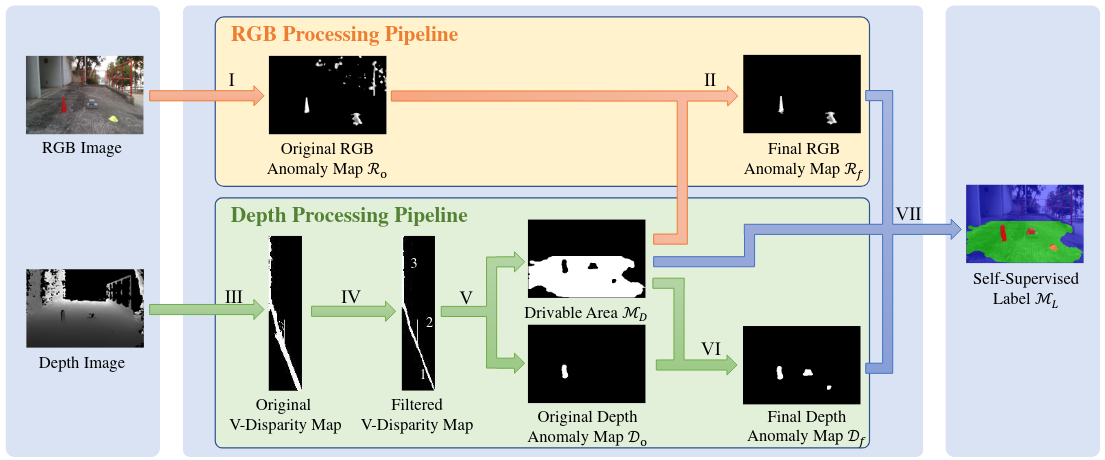
#> input picture datasets/SSLG.png, 1105 x 460 px
$ python -i utils.py   (imports and definitions only)   (older library calls are emulated)
#> lines starting #> are read from the running program, lines starting #| are printed output that depends on the picture; after the words box and inside, x2 and y2 are one past the last pixel; in counts of white or black regions, pixels touching at a corner belong together
#> further down, picture is the input picture: shape (460, 1105, 3); mean B, G, R 191.9, 198.3, 193.8
#> in anomaliesRGBGenertor, `hsv_image = cv2.cvtColor(image, cv2.COLOR_BGR2HSV)`: hsv_image: shape (460, 1105, 3); mean H, S, V 56.4, 32, 209.5
import os, cv2
import numpy as np
from scipy import ndimage
from scipy.ndimage import convolve
from scipy.signal import medfilt2d
from skimage import color
import matplotlib.pyplot as plt
# from numba import jit

# [94 lines left out: functions resizeImage, steerGaussFilterOrder2, getBaseValue, houghTransform, not called in this run]

def getGaussianFilter(shape=(3, 3), sigma=0.5):
    m, n = [(ss - 1.) / 2. for ss in shape]
    y, x = np.ogrid[-m:m + 1, -n:n + 1]
    H = np.exp(-(pow(x, 2) + pow(y, 2)) / (2.*pow(sigma, 2)))
    H[H < np.finfo(H.dtype).eps*H.max()] = 0
    sumh = H.sum()
    if sumh != 0:
        H /= sumh
    return H

def detectAnomalies(image, sigma_s=4, normalize=False):
#> called with sigma_s = 4, normalize = True
    lab = image
    # get size of image
    height, width = lab.shape[:2]
#> height = 460; width = 1105
    # get sigma (the standard deviation of Gaussian function)
    sigma = int(np.ceil(min(height, width) / sigma_s))
#> sigma = 115
    # get kernel size
    kernel_size = 3*sigma + 1
#> kernel_size = 346
    # get Gaussian filter
    gaussian_filter = getGaussianFilter((1, kernel_size), sigma)
    # get specific color channel in LAB space color
    L_channel, A_channel, B_channel = None, None, None
    L_channel = lab[..., 0]
    A_channel = lab[..., 1]
    B_channel = lab[..., 2]
    # apply gaussian filter to each color channel
    gaussian_L, gaussian_A, gaussian_B = None, None, None
    gaussian_L = convolve(L_channel, gaussian_filter, mode='nearest')
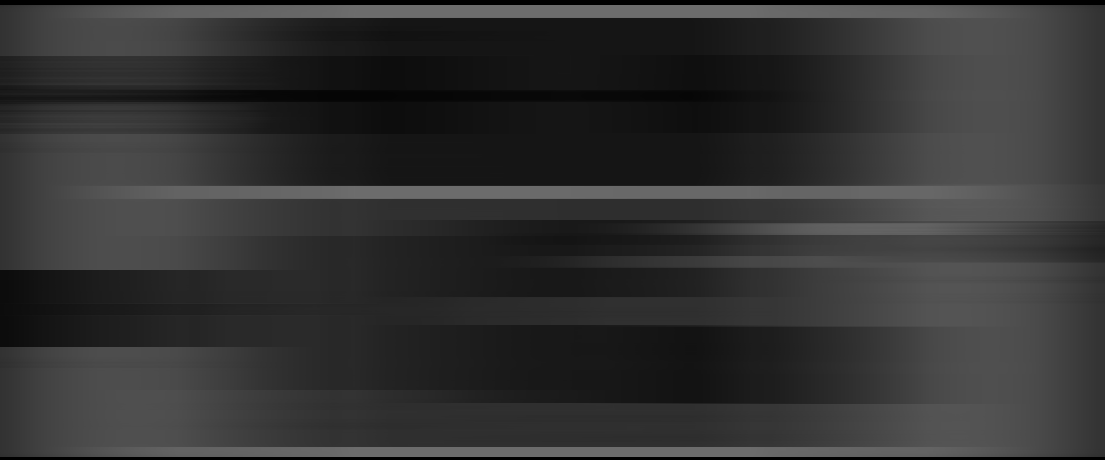
#> gaussian_L: shape (460, 1105); min 0, max 109, mean 50
    gaussian_A = convolve(A_channel, gaussian_filter, mode='nearest')
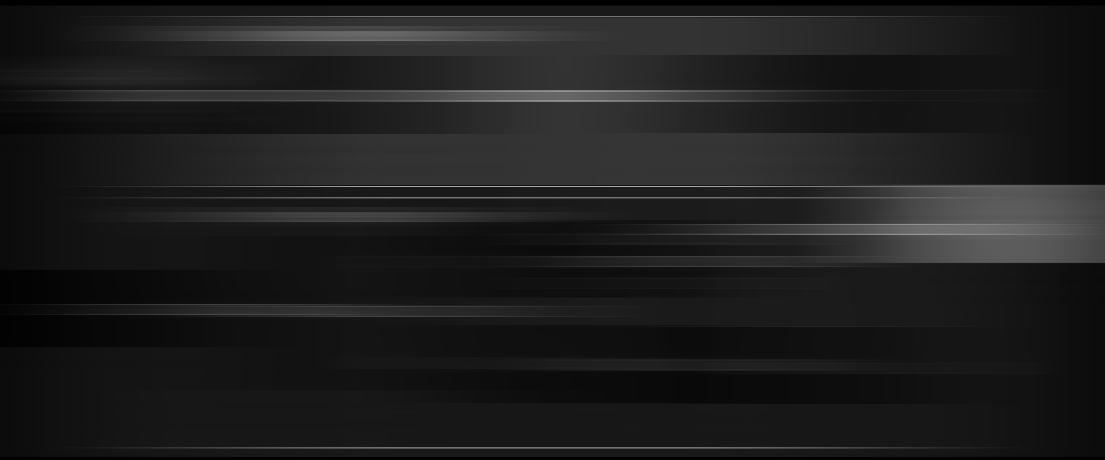
#> gaussian_A: shape (460, 1105); min 0, max 171, mean 29.5
    gaussian_B = convolve(B_channel, gaussian_filter, mode='nearest')

    # get result from Gaussian filter
    filtered_result = None
    filtered_result = pow(np.subtract(L_channel, gaussian_L), 2) \
                    + pow(np.subtract(A_channel, gaussian_A), 2) \
                    + pow(np.subtract(B_channel, gaussian_B), 2)

    # convert range result to 0-255
    filtered_result = cv2.normalize(filtered_result, None, 0, 255, cv2.NORM_MINMAX, cv2.CV_8UC1)

    if normalize==True:
        normalized_result = cv2.normalize(filtered_result, None, 0, 1, cv2.NORM_MINMAX, cv2.CV_8UC1)
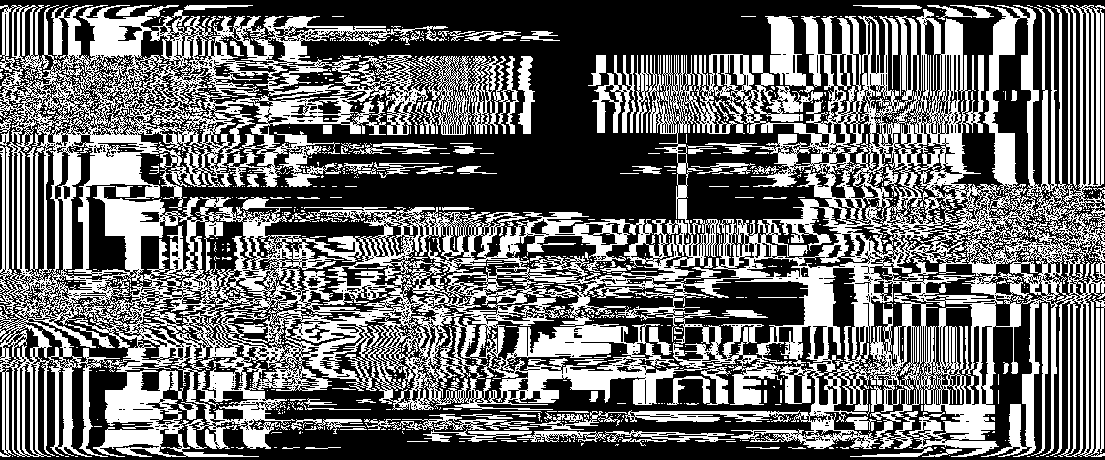
#> normalized_result: shape (460, 1105); values 0 (black) and 1 (white), 41.4% white; 990 white regions (851 under 20 px), largest, box (x1, y1, x2, y2) and area: (0, 5, 1105, 457) 184292, (412, 56, 519, 135) 3316, (765, 16, 814, 93) 1678
        return normalized_result
    else:
        return filtered_result

# @jit(nopython=True)
def anomaliesRGBGenertor(image):
    ## convert image to HSV color
    hsv_image = cv2.cvtColor(image, cv2.COLOR_BGR2HSV)
    ## detect anomalies in HSV image
    anomalies_HSV = detectAnomalies(hsv_image, sigma_s=4, normalize=True)
    ## convert input image to RGB color
    rgb_image = cv2.cvtColor(image, cv2.COLOR_BGR2RGB)
    ## detect anomalies in input image
    anomalies_RGB = detectAnomalies(rgb_image, sigma_s=4, normalize=True)
#> call 2 of detectAnomalies, with sigma_s = 4, normalize = True
#> in detectAnomalies (call 2), `gaussian_B = convolve(B_channel, gaussian_filter, mode='nearest')`:
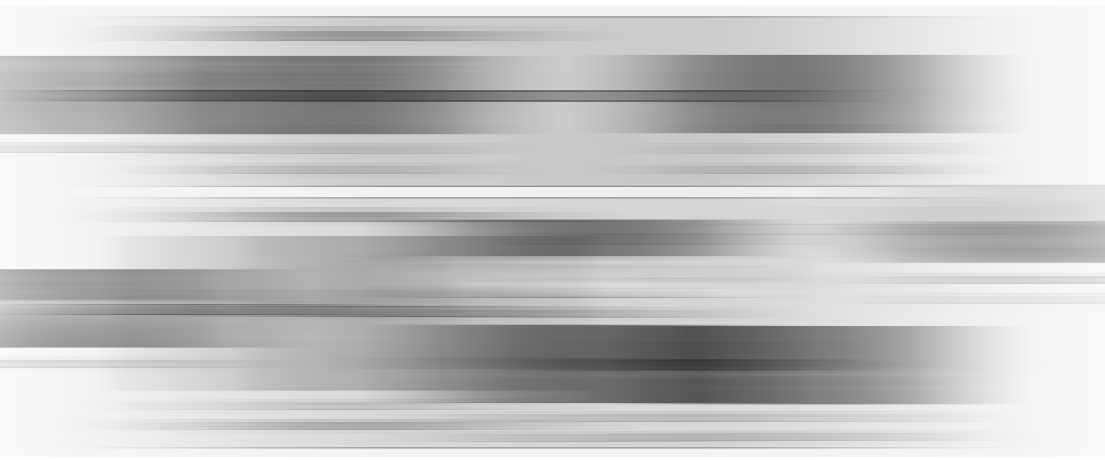
#> gaussian_B: shape (460, 1105); min 54, max 254, mean 193.9
#> in detectAnomalies (call 2), `filtered_result = pow(np.subtract(L_channel, gaussian_L), 2) \ + pow(n..`:
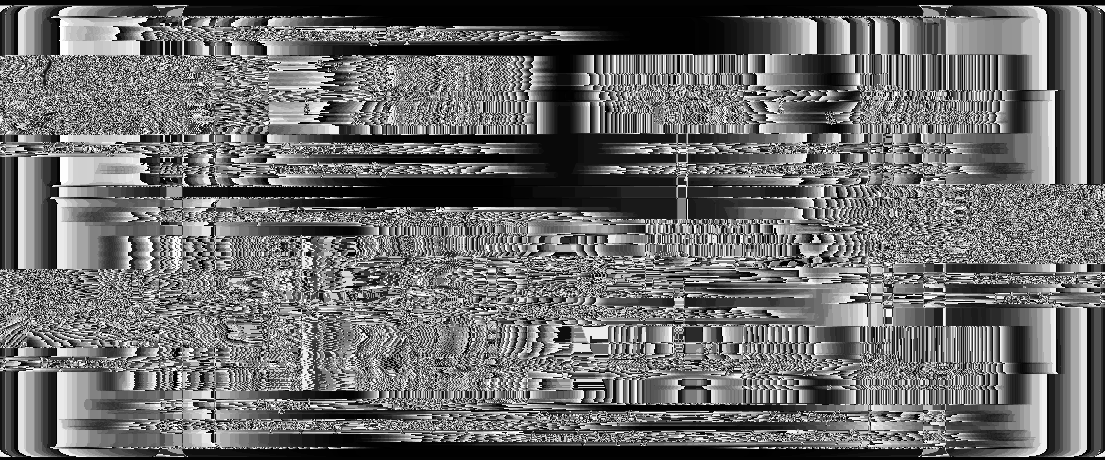
#> filtered_result: shape (460, 1105); min 0, max 254, mean 106.9
#> in detectAnomalies (call 2), `normalized_result = cv2.normalize(filtered_result, None, 0, 1, cv2.NOR..`:
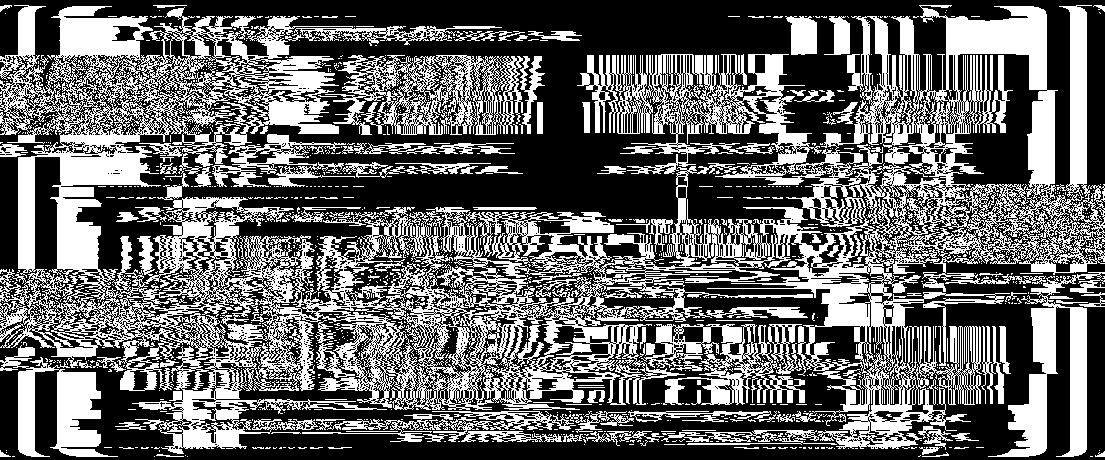
#> normalized_result: shape (460, 1105); values 0 (black) and 1 (white), 40.4% white; 1303 white regions (1157 under 20 px), largest, box (x1, y1, x2, y2) and area: (0, 5, 1105, 454) 156131, (325, 55, 523, 135) 7101, (988, 272, 1105, 457) 7037
    ## bitwise and two results: anomalies_HSV & anomalies_RGB
    anomalies_image = cv2.bitwise_or(anomalies_HSV, anomalies_RGB, mask=None)
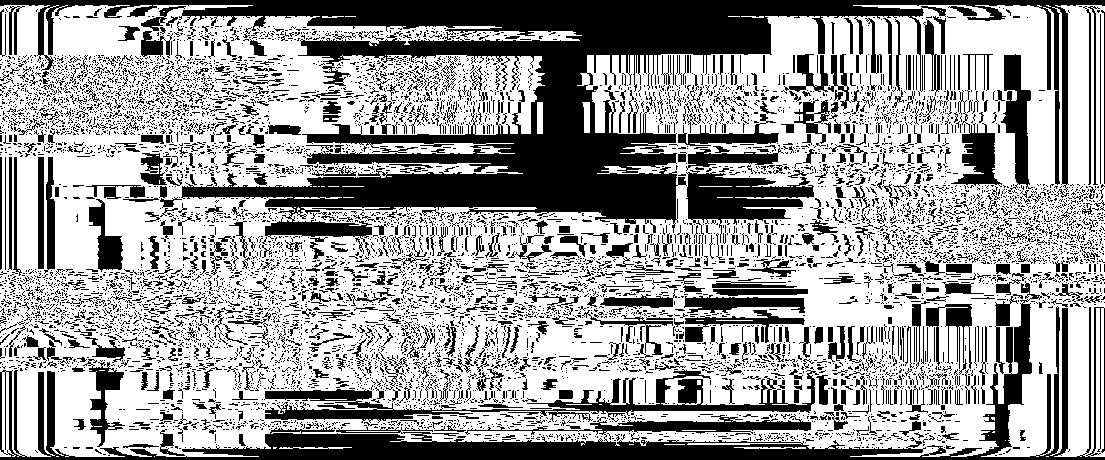
#> anomalies_image: shape (460, 1105); values 0 (black) and 1 (white), 61.9% white; 8458 black regions (7588 under 20 px), largest, box (x1, y1, x2, y2) and area: (0, 0, 1105, 256) 65367, (0, 281, 1105, 460) 24451, (264, 369, 819, 423) 6784
    ## normalize anomly image to range(0, 1)
    anomalies_image = cv2.normalize(anomalies_image, None, 0, 1, cv2.NORM_MINMAX, cv2.CV_8UC1)

    return anomalies_image

>>> import cv2
>>> picture = cv2.imread('datasets/SSLG.png')
>>> result = anomaliesRGBGenertor(picture)
